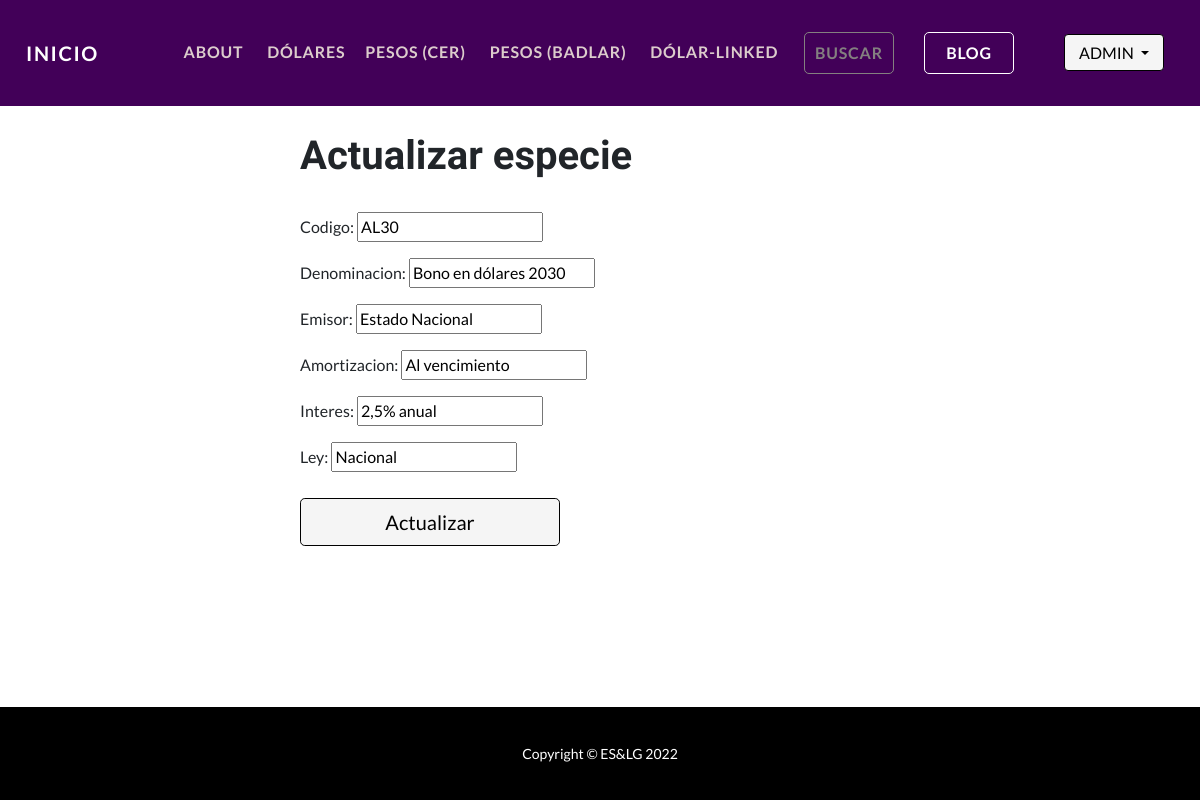
Screenshot of /AppBonos/editar_dolar/16 (signed in) with the database file from the repository.
### AppBonos/models.py (models this page shows, shortened)
class Dolar(models.Model):
    codigo = models.CharField(max_length=30)
    denominacion = models.CharField(max_length=100)
    emisor = models.CharField(max_length=30)
    fecha_emision = models.DateField(null=True)
    fecha_vencimiento = models.DateField(null=True)
    amortizacion = models.CharField(max_length=500)
    interes = models.CharField(max_length=500)
    ley = models.CharField(max_length=30)

### AppBonos/views.py (the view, shortened to what this page needs)
# urls.py: path("editar_dolar/<pk>", DolarUpdateView.as_view(), name="DolarUpdate"),
class DolarUpdateView(LoginRequiredMixin, UpdateView):
    model=Dolar
    fields=["codigo", "denominacion", "emisor",
        "amortizacion", "interes", "ley"]

### AppBonos/templates/AppBonos/dolar_form.html (shortened to what this page needs)
{% extends "AppBonos/base.html" %}
{% load static %}
{% block contenido %}
<div class="container" style="margin:11% 0 15% 5%; padding: 0 20% 0 20%;">
    <h2 style="font-weight: bold; font-size: 40px">Actualizar especie</h2>
    <br>
    <form action="" method="POST">
        {{ form.as_p }}
        <div class="d-grid">
            <button class="btn btn-primary btn-lg enabled" id="submitButton" type="submit">Actualizar</button>
        </div>
    </form>
</div>
{% endblock %}

### AppBonos/templates/AppBonos/base.html (shortened to what this page needs)
<!DOCTYPE html>
<html lang="en">
<head>
    {% load static %}
    <link href="{% static 'AppBonos/css/styles.css' %}" rel="stylesheet" />
</head>
<body id="page-top">
    <nav class="navbar navbar-expand-lg navbar-dark navbar-custom fixed-top">
        <div class="container px-5">
            <a class="navbar-brand" href="{% url 'inicio' %}" style="margin-left: -20px;">Inicio</a>
            <div class="collapse navbar-collapse" id="navbarResponsive">
                <ul class="navbar-nav ms-auto">
                    <li class="nav-item"><a class="nav-link" href="{% url 'about' %}"
                            style="color: rgb(220, 204, 204);">About&nbsp&nbsp</a></li>
                    {% if user.is_authenticated %}
                    <li class="nav-item"><a class="nav-link" href="{% url 'dolares' %}"
                            style="color: rgb(220, 204, 204)">Dólares&nbsp</a></li>
                    <li class="nav-item"><a class="nav-link" href="{% url 'pesos' %}"
                            style="color: rgb(220, 204, 204)">Pesos (CER)&nbsp&nbsp</a></li>
                    <li class="nav-item"><a class="nav-link" href="{% url 'pesosbd' %}"
                            style="color: rgb(220, 204, 204)">Pesos (BADLAR)&nbsp&nbsp</a></li>
                    <li class="nav-item"><a class="nav-link" href="{% url 'pesosdl' %}"
                            style="color: rgb(220, 204, 204)">Dólar-Linked&nbsp&nbsp</a></li>
                    <li class="nav-item" style="margin-right: 10px; margin-left: 10px;"><a class="nav-link"
                            href="{% url 'busqueda' %}"
                            style="width: 90px; text-align: center; color: rgb(132, 128, 128); border-style:solid; border-radius: 5px; border-width: 1.5px;">Buscar</a>
                    </li>
                    <li class="nav-item" style="margin-right: 30px; margin-left: 20px;"><a class="nav-link"
                            href="{% url 'blog' %}"
                            style="width: 90px; text-align: center; color: white; background-color: none; border-color: white;border-style:solid; border-radius: 5px; border-width: 1.5px;">Blog</a>
                    </li>
                    <li class="nav-item log1"><a><img class="rounded-circle" src='{{ user.avatar.imagen.url }}'
                                style="max-width: 2em; max-height: 2.5em; margin-right: 10px; margin-top:2px;"></img></a>
                    </li>
                    <li class="nav-item log2">
                        <div class="dropdown" style="width: 100px;">
                            <button class="btn-login btn-primary dropdown-toggle"
                                style="width: 100px; height: 37px; margin-left: 10px; margin-top: -1px;" type="button"
                                data-toggle="dropdown">{{user.username.upper}}
                                </button>
                        </div>
                    </li>
                    {% else %}
                    <li class="nav-item"><a class="nav-link" href="{% url 'login' %}">&nbsp&nbspLog In</a>
                    </li>
                    <li class="nav-item"><a class="nav-link" style="margin-right: 0;"
                            href="{% url 'registro' %}">│&nbsp&nbsp&nbsp&nbsp Sign
                            Up</a></li>
                    {% endif %}
                </ul>
            </div>
        </div>
    </nav>
    {% block contenido %}{% endblock %}
    <footer class="bg-black">
        <div class="container px-5">
            <p class="m-0 text-center text-white small">Copyright &copy; ES&LG 2022</p>
        </div>
    </footer>
</body>
</html>

### rows the page displays
Dolar: codigo "AL30", denominacion "Bono en dólares 2030", emisor "Estado Nacional", amortizacion "Al vencimiento", interes "2,5% anual", ley "Nacional"

### other values shown
{{ user.username.upper }} "ADMIN"
